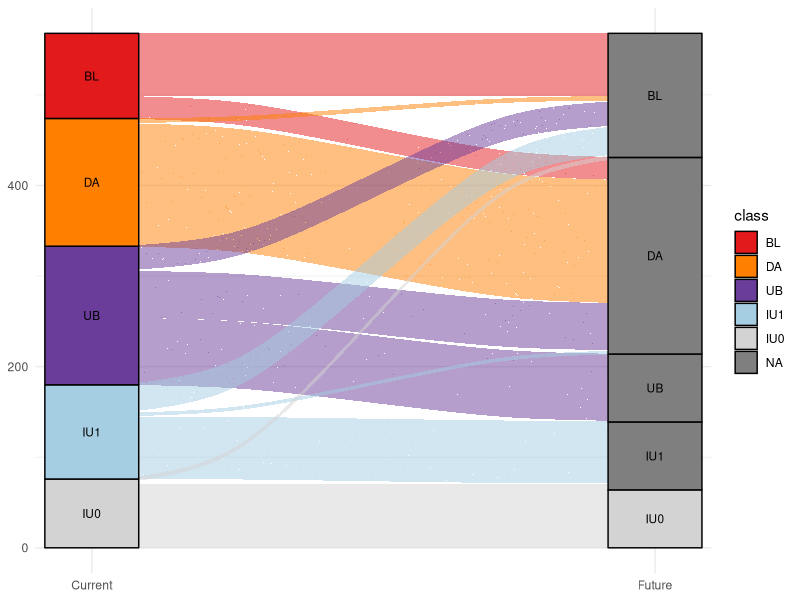

This figure's R source: (Note: this script raises an error after producing the figure.)
############################################################
# Border-proximate groundwater irrigation analysis
#
# Purpose:
#   - Classify transboundary aquifer dyads by irrigation patterns
#   - Compare current vs potential future classifications
#   - Produce figures and underlying datasets
#
# Inputs:
#   FinalDiads.csv
#
# Outputs:
#   ./plts/*.pdf figures
#   ./plts/*.csv datasets underlying figures
#   SI2.csv classification table
############################################################


############################################################
# 1. Libraries
############################################################

library(dplyr)
library(tidyr)
library(ggplot2)
library(multcompView)
library(purrr)
library(tibble)
library(ggalluvial)
library(vcd)
library(grid)



############################################################
# 2. Parameters
############################################################

eps    <- 1e-5 ##
thresh <- 0.99

cls <- rev(c("IU0","IU1","UB","DA","BL"))

cols <- c(
  IU0 = "#D3D3D3",
  IU1 = "#A6CEE3",
  UB  = "#6A3D9A",
  DA  = "#FF7F00",
  BL  = "#E31A1C"
)



############################################################
# 3. Load data
############################################################

diads <- read.csv("FinalDiads.csv") %>%
  distinct(code, CC_1, CC_2, .keep_all = TRUE)



############################################################
# 4. Current dyad classification
############################################################

diadsP <- diads %>%
  mutate(
    rG1_1 = GW_B1_1 / GW_1,
    rG1_2 = GW_B1_2 / GW_2,
    rG2_1 = GW_B2_1 / GW_1,
    rG2_2 = GW_B2_2 / GW_2,
    
    class = case_when(
      
      pmax(GW_B2_1, GW_B2_2) < eps &
        pmax(UR_B2_1, UR_B2_2) < eps ~ "IU0",
      
      (GW_B2_1 < eps & UR_B2_1 < eps) |
        (GW_B2_2 < eps & UR_B2_2 < eps) ~ "IU1",
      
      pmin(GW_B2_1, GW_B2_2) < eps ~ "UB",
      
      pmax(rG1_1, rG1_2) > thresh ~ "BL",
      
      pmax(rG2_1, rG2_2) > thresh ~ "DA",
      
      TRUE ~ "DA"
    ),
    
    class = factor(class, levels = cls),
    GW = GW_1 + GW_2
  )



############################################################
# 5. Future classification
############################################################

diadsF <- diads %>%
  mutate(
    GW_1 = pmax(GW_1, CR3_1),
    GW_2 = pmax(GW_2, CR3_2),
    GW_B2_1 = pmax(GW_B2_1, CR3_B2_1),
    GW_B2_2 = pmax(GW_B2_2, CR3_B2_2),
    GW_B1_1 = pmax(GW_B1_1, CR3_B1_1),
    GW_B1_2 = pmax(GW_B1_2, CR3_B1_2)
  ) %>%
  mutate(
    rG1_1 = GW_B1_1 / GW_1,
    rG1_2 = GW_B1_2 / GW_2,
    rG2_1 = GW_B2_1 / GW_1,
    rG2_2 = GW_B2_2 / GW_2,
    
    classF = case_when(
      
      pmax(GW_B2_1, GW_B2_2) < eps &
        pmax(UR_B2_1, UR_B2_2) < eps ~ "IU0",
      
      (GW_B2_1 < eps & UR_B2_1 < eps) |
        (GW_B2_2 < eps & UR_B2_2 < eps) ~ "IU1",
      
      pmin(GW_B2_1, GW_B2_2) < eps ~ "UB",
      
      pmax(rG1_1, rG1_2) > thresh ~ "BL",
      
      pmax(rG2_1, rG2_2) > thresh ~ "DA",
      
      TRUE ~ "DA"
    ),
    
    classF = factor(classF, levels = cls)
  )



############################################################
# 6. Export classification table
############################################################

diadsC <- diadsP %>%
  select(code, name, CC_1, CC_2, class) %>%
  left_join(
    diadsF %>% select(code, CC_1, CC_2, classF),
    by = c("code","CC_1","CC_2")
  )



############################################################
# 7. Alluvial transition plot
############################################################

p1 <- ggplot(diadsC, aes(axis1 = class, axis2 = classF)) +
  geom_alluvium(aes(fill = class), width = 1/12) +
  geom_stratum(width = 1/6, aes(fill = class), color = "black") +
  geom_text(stat = "stratum", aes(label = after_stat(stratum)), size = 3) +
  scale_x_discrete(limits = c("Current","Future"), expand = c(.05,.05)) +
  scale_fill_manual(values = cols) +
  theme_minimal()

ggsave("./plts/eps/cls_1.pdf",p1,width=4,height=3)


data_alluvial <- diadsC %>%
  count(class,classF,name="n")

write.csv(data_alluvial,
          "./plts/eps/data_cls_1_alluvial.csv",
          row.names=FALSE)



############################################################
# 8. Tukey tests and faceted bar plots
############################################################

diadsP <- diadsP %>%
  mutate(
    FGW = (GW_1 + GW_2)/(GW_C_1 + GW_C_2),
    FBW = (GW3_1 + GW3_2)/(GW_1 + GW_2),
    GW  = (GW_1 + GW_2)*1000
  )

d_long <- diadsP %>%
  filter(GW>0) %>%
  select(class,FGW,FBW) %>%
  pivot_longer(-class,names_to="Variable",values_to="Value")


tukey_df <- d_long %>%
  group_by(Variable) %>%
  nest() %>%
  mutate(res = map(data,\(d){
    
    fit <- aov(Value~class,d)
    tuk <- TukeyHSD(fit,conf.level=.9)
    
    letters <- multcompLetters4(fit,tuk,threshold=.1)$class[[1]] |>
      tibble::enframe("class","letters")
    
    d %>%
      group_by(class) %>%
      summarise(
        mean = mean(Value,na.rm=TRUE),
        se   = sd(Value,na.rm=TRUE)/sqrt(n()),
        ci   = list(t.test(Value)$conf.int),
        .groups="drop"
      ) %>%
      mutate(
        ci_low  = map_dbl(ci,1),
        ci_high = map_dbl(ci,2)
      ) %>%
      select(-ci) %>%
      left_join(letters)
    
  })) %>%
  select(-data) %>%
  unnest(res) %>%
  mutate(
    Variable=factor(Variable,c("FGW","FBW")),
    class=factor(class,levels=rev(cls))
  )


ptuck <- ggplot(tukey_df,aes(class,mean,fill=class))+
  geom_col(width=.6)+
  geom_errorbar(aes(ymin=mean-se,ymax=mean+se),width=.1)+
  geom_text(aes(label=letters,
                y=ci_high+0.1*(ci_high-ci_low)),size=3.5)+
  geom_hline(yintercept=0,linetype="dashed")+
  facet_wrap(~Variable,scales="free_y",nrow=1)+
  scale_fill_manual(values=cols,name="")+
  labs(x=NULL,y="Mean value")+
  theme_classic()+
  theme(
    legend.position="top",
    strip.background=element_blank(),
    strip.text=element_text(face="bold")
  )

ggsave("./plts/eps/cls_2.pdf",ptuck,width=5,height=3)


data_tukey <- tukey_df %>%
  select(Variable,class,mean,se,letters)

write.csv(data_tukey,
          "./plts/eps/data_cls_2_bars.csv",
          row.names=FALSE)
